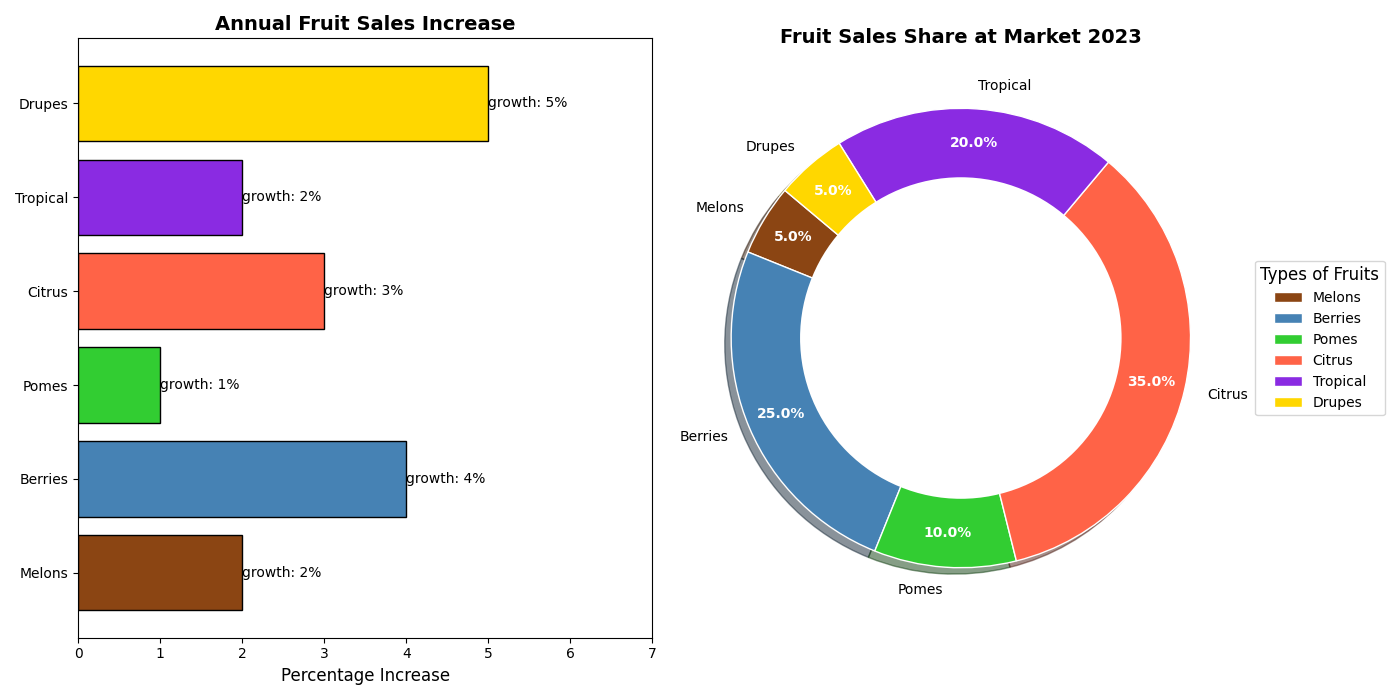

Generate this figure with Python:
import matplotlib.pyplot as plt
import numpy as np

# Data definitions
fruit_categories = ['Melons', 'Berries', 'Pomes', 'Citrus', 'Tropical', 'Drupes']
fruit_popularity = [5, 25, 10, 35, 20, 5]
sales_growth = [2, 4, 1, 3, 2, 5]
new_colors = ['#8B4513', '#4682B4', '#32CD32', '#FF6347', '#8A2BE2', '#FFD700']

fig, (ax1, ax2) = plt.subplots(1, 2, figsize=(14, 7))

bars = ax1.barh(fruit_categories, sales_growth, color=new_colors, edgecolor='black')
for bar in bars:
    width = bar.get_width()
    ax1.text(width, bar.get_y() + bar.get_height() / 2, f'growth: {width}%', va='center', ha='left', fontsize=10)

ax1.set_title("Annual Fruit Sales Increase", fontsize=14, fontweight='bold')
ax1.set_xlabel("Percentage Increase", fontsize=12)
ax1.set_xlim(0, max(sales_growth) + 2)

wedges, texts, autotexts = ax2.pie(fruit_popularity, labels=fruit_categories, autopct='%1.1f%%',
                                    startangle=140, colors=new_colors, pctdistance=0.85,
                                    wedgeprops=dict(edgecolor='white'), shadow=True)

for autotext in autotexts:
    autotext.set_color('white')
    autotext.set_fontsize(10)
    autotext.set_fontweight('bold')

for text in texts:
    text.set_fontsize(10)
    text.set_fontweight('normal')

ax2.set_title("Fruit Sales Share at Market 2023", fontsize=14, fontweight='bold')
ax2.legend(wedges, fruit_categories, title="Types of Fruits", loc='center left', bbox_to_anchor=(1, 0.5),
           fontsize=10, title_fontsize=12)

centre_circle = plt.Circle((0, 0), 0.70, fc='white')
ax2.add_artist(centre_circle)

plt.tight_layout() 
plt.show()
